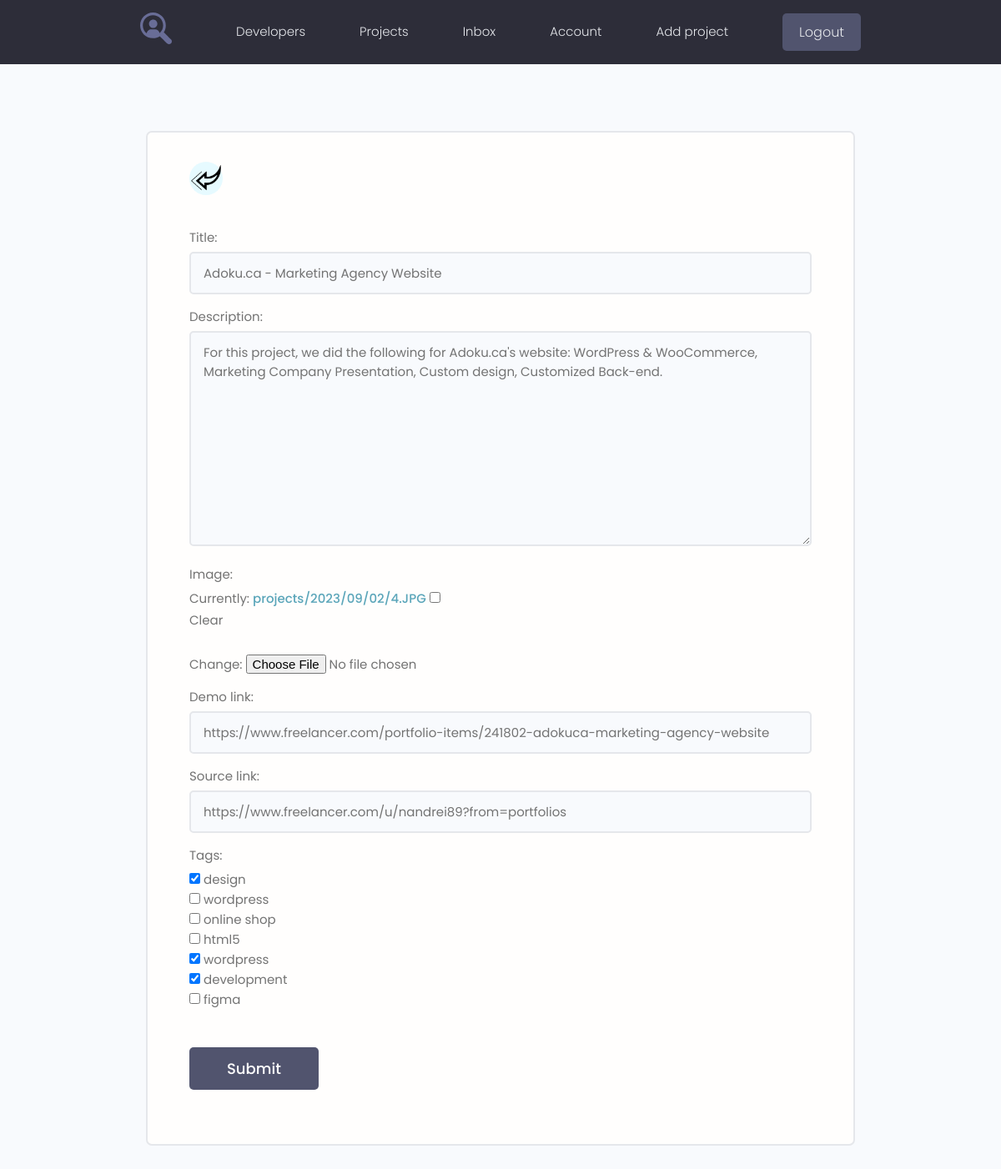
/projects/update-project/4 (signed in), run on the app's committed database.
### project/models.py (models this page shows, shortened)
class Project(models.Model):
    owner = models.ForeignKey(Profile, on_delete=models.SET_NULL, null=True, blank=True)
    title = models.CharField(max_length=200)
    description = models.TextField(null=True, blank=True)
    image = models.ImageField(null=True, blank=True, upload_to='projects/%Y/%m/%d',
                              default='default.png')
    demo_link = models.CharField(max_length=2000, null=True, blank=True)
    source_link = models.CharField(max_length=2000, null=True, blank=True)
    tags = models.ManyToManyField('Tag', blank=True)
    vote_total = models.IntegerField(default=0, null=True, blank=True)
    vote_ratio = models.IntegerField(default=0, null=True, blank=True)
    created = models.DateTimeField(auto_now_add=True)
    class Meta:
        ordering = ['-vote_ratio','-vote_total']

### project/views.py (the view)
# urls.py: path('update-project/<pk>', views.update_project, name="update-project"),
@login_required(login_url='login')
def update_project(request, pk):
    profile = request.user.profile
    project = profile.project_set.get(pk=pk)
    form = ProjectForm(instance=project)
    if request.method =="POST":
        form = ProjectForm(request.POST, request.FILES, instance=project)
        if form.is_valid():
            form.save()
            return redirect("account")
    context = {'form': form, "project" : project}
    return  render(request, "project/form-template.html", context)

### project/forms.py
class ProjectForm(ModelForm):
    class Meta:
        model = Project
        exclude = ['vote_ratio', 'vote_total', 'created', 'owner']
        widgets = {
            'tags': forms.CheckboxSelectMultiple(),
        }
    def __init__(self, *args, **kwargs):
        super().__init__(*args, **kwargs)
        for field in self.fields:
            self.fields[field].widget.attrs.update({'class': 'input'})

### project/models.py (called while the page is built)
    def __str__(self):
        return self.name

### project/templates/project/form-template.html (shortened to what this page needs)
{% extends 'project/base.html' %}
{% load static %}
{% block content %}
    <main class="formPage my-xl">
        <div class="content-box">
            <div class="formWrapper">
                <a class="backButton" href="{% url 'account' %}"><img src="{% static 'images/left.png' %}" alt="left"></a>
                <br>
                <form class="form" method="POST" enctype = "multipart/form-data">
                    {% for field in form %}
                    <div class="form__field">
                        <label> {{ field.label }}: </label>
                        {{ field }}
                    </div>
                    {% endfor %}
                    <input class="btn btn--sub btn--lg  my-md" type="submit" value="Submit" />
                </form>
            </div>
        </div>
    </main>
{% endblock %}

### project/static/styles/app.css (style rules this page uses)
:root { --color-sub: #2d2d39; }
.btn--sub { background-color: var(--color-sub-light); }
img { width: 100%; }
.content-box { width: 95%; max-width: 85rem; margin: 0 auto; }
.backButton { background: var(--color-main-light); color: var(--color-main); width: 4rem; height: 4rem; display: flex; align-items: center; justify-content: center; border-radius: 50%; }
.formPage .formWrapper { list-style: none; background: var(--color-white); padding: 3.5rem 5rem; border: 2px solid var(--color-light); border-radius: 0.7rem; }

### project/static/uikit/styles/modules/_variables.css (style rules this page uses)
:root { --color-main: #5aa5b9; --color-main-light: #e6faff; --color-sub: #3f4156; --color-sub-light: #51546e; --color-sub-lighter: #ededfd; --color-text: #737373; --color-gray: #8b8b8b; --color-light: #e5e7eb; --color-light-gray: #767676; --color-bg: #f8fafd; --color-white: #fffefd; --color-white-light: #f3f3f3; --color-success: #359e64; --color-success-bg: #def8e8; --color-error: #fc4b0b; --color-error-bg: #fff2ee; --font-base: 'Poppins', arial, helvetica, 'Segoe UI', roboto, ubuntu, sans-serif; --font-monospace: 'Fira Code', 'Courier New', courier, monospace; --font-regular: 300; --font-medium: 500; --font-bold: 700; --generic-shadow: 1px 1px 5px #00000010; --generic-transition: all 0.3s ease-in-out; }

### project/static/uikit/styles/modules/_base.css (style rules this page uses)
* { margin: 0; padding: 0; box-sizing: border-box; text-rendering: optimizeLegibility; color: inherit; font-size: inherit; }
html { font-size: 50%; }
@media only screen and (min-width: 480px) { html { font-size: 56.25%; } }
@media only screen and (min-width: 1200px) { html { font-size: 62.5%; } }
body { line-height: 1.6; font-weight: 400; font-size: 1.5rem; color: var(--color-text); background-color: var(--color-bg); min-height: 100vh; }

### project/static/uikit/styles/modules/_typography.css (style rules this page uses)
* { font-family: var(--font-base); }
a { padding-bottom: 2px; text-decoration: none; display: inline-block; color: var(--color-main); font-weight: var(--font-medium); }

### project/static/uikit/styles/modules/_utilities.css (style rules this page uses)
.my-md { margin: 3rem auto; }
.my-xl { margin: 8rem auto; }

### project/static/uikit/styles/modules/_button.css (style rules this page uses)
.btn { display: inline-block; position: relative; cursor: pointer; background-color: var(--color-light); font-weight: var(--font-medium); color: var(--color-sub); text-decoration: none; padding: 1rem 2rem; border-radius: 0.5rem; border: none; width: -webkit-fit-content; width: -moz-fit-content; width: fit-content; height: -webkit-fit-content; height: -moz-fit-content; height: fit-content; font-size: 1.6rem; outline-width: 0; outline-color: transparent; -webkit-backface-visibility: hidden; backface-visibility: hidden; transition: all 0.3s ease-in-out; }
.btn--sub { background-color: var(--color-sub); color: var(--color-white); }
.btn--lg { font-size: 1.8rem; padding: 1.2rem 4.5rem; }

### project/static/uikit/styles/modules/_form.css (style rules this page uses)
.form { display: block; }
.form__field { margin-top: 1.5rem; margin-bottom: 1.5rem; }
.form__label, .form__field > label { display: block; margin-bottom: 0.5rem; color: var(--color-text); }
input.input[type='text'], input.input[type='email'], input.input[type='password'], input.input[type='number'], textarea.input { min-width: 24rem; width: 100%; padding: 1.2rem 1.5rem; border-radius: 0.5rem; border: 2px solid var(--color-light); transition: all 0.3s ease-in-out; background-color: var(--color-bg); }

### data on the page
Project: form "Adoku.ca - Marketing Agency Website" "For this project, we did the following for Adoku.ca's website: WordPress & WooCommerce, Marketing Company Presentation, Custom design, Customized Back-end." "https://www.freelancer.com/portfolio-items/241802-adokuca-marketing-agency-website" "https://www.freelancer.com/u/nandrei89?from=portfolios"

### other printed values
{{ field.label }} "Title" "Description" "Image" "Demo link" "Source link" "Tags"
